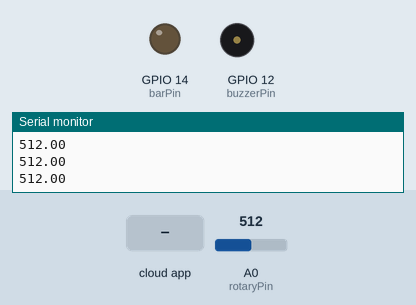
Recording of a sketch running on a simulated ESP8266 (NodeMCU). Parts: output pins drawn as LEDs (lit = HIGH), buzzer (waves = sounding, pin HIGH), the last lines printed to the serial monitor. The inputs (shaded band) are chosen by the test bench; at power-on: A0 (rotaryPin) = 512. WiFi joins after 1.5 s; servers stay silent unless stated; the Firebase database answers and starts empty.

Above: at 3.0 s.
3.1 s: the phone or cloud app sets buzzer to 1
At 4.5 s:
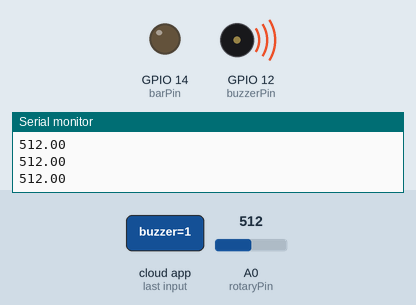
4.8 s: the phone or cloud app sets buzzer to 0
At 5.4 s:
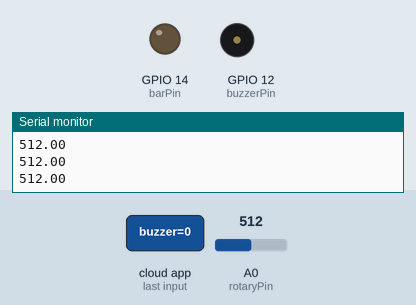
Timing chart, 0 to 7.8 s (numbered marks = the images above; inputs shaded):
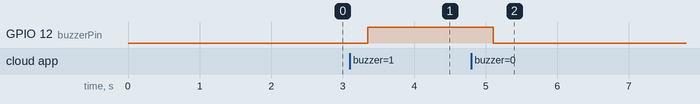

Measured:
- after the input at 3.1 s, GPIO 12 (buzzerPin): LOW → HIGH after 0.25 s
- after the input at 4.8 s, GPIO 12 (buzzerPin): HIGH → LOW after 0.31 s

The sketch:

Custom1FirebaseRoom_ESP8266.ino
```cpp
// (licence header left out)
// FirebaseRoom_ESP8266 is a sample that demo using multiple sensors
// and actuactor with the FirebaseArduino library.

#include <ESP8266WiFi.h>
#include <FirebaseArduino.h>

// Set these to run example.
#define FIREBASE_HOST "arduinogarage-23f34.firebaseio.com"
#define FIREBASE_AUTH "dEmpc0OALGm5Mcpcaeis0pieY5Xv5965UUZKNm0Z"
#define WIFI_SSID "Mestska knihovna"
#define WIFI_PASSWORD ""

//const int grovePowerPin = 15;
//const int vibratorPin = 5;
//const int lightSensorPin = A0;
//const int buttonPin = 14;
//const int fanPin = 13;

const int buzzerPin = 12;
const int rotaryPin = A0;
const int barPin = 14;

void setup() {
  Serial.begin(9600);

  pinMode(buzzerPin, OUTPUT);
  pinMode(rotaryPin, INPUT);
  pinMode(barPin, OUTPUT);

  // connect to wifi.
  WiFi.begin(WIFI_SSID, WIFI_PASSWORD);
  Serial.print("connecting");
  while (WiFi.status() != WL_CONNECTED) {
    Serial.print(".");
    delay(500);
  }
  Serial.println();
  Serial.print("connected: ");
  Serial.println(WiFi.localIP());

  Firebase.begin(FIREBASE_HOST, FIREBASE_AUTH);

  Firebase.set("buzzer", 0);
  Firebase.set("rotary", 0.0);
}

float rotary = 0.0;

void loop() {
    Serial.println(rotary);

  digitalWrite(buzzerPin, Firebase.getInt("buzzer"));

//  Serial.println(Firebase.getInt("buzzer"));

  float rotaryValue = analogRead(rotaryPin);
  if (rotaryValue != rotary) {
    rotary = rotaryValue;
    // Firebase.setFloat("rotary", rotaryValue);
  }


//  if (rotaryValue > 200) {
//    Firebase.setInt("buzzer", 1);
//  }

//  digitalWrite(barPin, rotaryValue);

//  float newLight = analogRead(lightSensorPin);
//  if (abs(newLight - light) > 100) {
//    light = newLight;
//    Firebase.setFloat("sunlight", light);
//  }


  delay(200);
}
```
